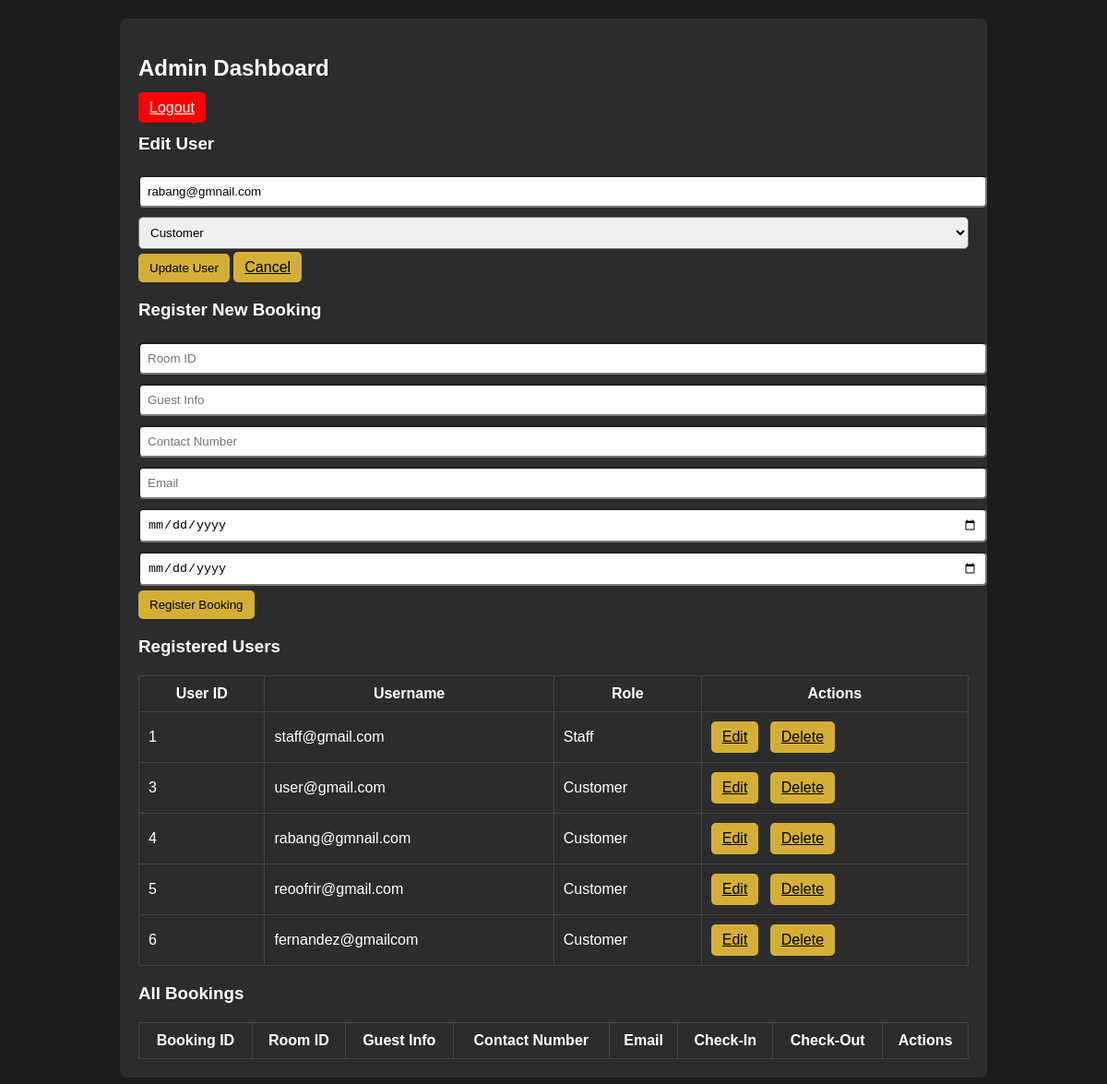
Screenshot of /admin_dashboard.php?edit_user=4 (signed in) with the database file from the repository.
### tables this page shows
CREATE TABLE `users` (
  `UserID` int(11) NOT NULL,
  `Username` varchar(50) NOT NULL,
  `Password` varchar(255) NOT NULL,
  `Role` enum('Staff','Customer') DEFAULT 'Customer'
);

### admin_dashboard.php (the view, shortened to what this page needs)
<?php
include 'db.php';
$editMode = false;
$editUsername = "";
$editRole = "";
if (isset($_GET['edit_user'])) {
    $editId = $_GET['edit_user'];
    $stmt = $conn->prepare("SELECT * FROM Users WHERE UserID = ?");
    $stmt->execute([$editId]);
    $editUser = $stmt->fetch(PDO::FETCH_ASSOC);
    if ($editUser) {
        $editUsername = $editUser['Username'];
        $editRole = $editUser['Role'];
        $editMode = true;
    }
}
$editBookingMode = false;
$editBooking = [];
$users = $conn->query("SELECT * FROM Users")->fetchAll(PDO::FETCH_ASSOC);
?>
<!DOCTYPE html>
<html>
<head>
</head>
<body>
    <div class="container">
        <h2>Admin Dashboard</h2>
        <a href="?logout=true" class="btn" style="background-color: red; color: white;">Logout</a>
        <h3><?php echo $editMode ? "Edit User" : "Register User"; ?></h3>
        <form method="POST">
            <input type="text" name="username" placeholder="Username" value="<?php echo htmlspecialchars($editUsername); ?>" required>
            <select name="role" required>
                <option value="Customer" <?php if ($editRole === "Customer") echo "selected"; ?>>Customer</option>
            </select>
            <?php if ($editMode): ?>
                <button class="btn" type="submit" name="update_user">Update User</button>
                <a class="btn" href="admin_dashboard.php">Cancel</a>
            <?php else: ?>
                <button class="btn" type="submit" name="register_user">Register</button>
            <?php endif; ?>
        </form>
        <h3><?php echo $editBookingMode ? "Edit Booking" : "Register New Booking"; ?></h3>
        <form method="POST">
            <input type="text" name="room_id" placeholder="Room ID" value="<?php echo $editBookingMode ? htmlspecialchars($editBooking['RoomID']) : ''; ?>" required>
            <input type="text" name="guest_info" placeholder="Guest Info" value="<?php echo $editBookingMode ? htmlspecialchars($editBooking['GuestInfo']) : ''; ?>" required>
            <input type="text" name="contact_number" placeholder="Contact Number" value="<?php echo $editBookingMode ? htmlspecialchars($editBooking['ContactNumber']) : ''; ?>" required>
            <input type="email" name="email" placeholder="Email" value="<?php echo $editBookingMode ? htmlspecialchars($editBooking['Email']) : ''; ?>" required>
            <input type="date" name="check_in" value="<?php echo $editBookingMode ? htmlspecialchars($editBooking['CheckIn']) : ''; ?>" required>
            <input type="date" name="check_out" value="<?php echo $editBookingMode ? htmlspecialchars($editBooking['CheckOut']) : ''; ?>" required>
            <?php if ($editBookingMode): ?>
                <input type="hidden" name="booking_id" value="<?php echo $editBooking['BookingID']; ?>">
                <button class="btn" type="submit" name="update_booking">Update Booking</button>
                <a class="btn" href="admin_dashboard.php">Cancel</a>
            <?php else: ?>
                <button class="btn" type="submit" name="register_booking">Register Booking</button>
            <?php endif; ?>
        </form>
        <h3>Registered Users</h3>
        <table>
            <tr>
                <th>User ID</th>
                <th>Username</th>
                <th>Role</th>
                <th>Actions</th>
            </tr>
            <?php foreach ($users as $user): ?>
                <tr>
                    <td><?php echo $user['UserID']; ?></td>
                    <td><?php echo htmlspecialchars($user['Username']); ?></td>
                    <td><?php echo htmlspecialchars($user['Role']); ?></td>
                    <td>
                        <a class="btn btn-action" href="?edit_user=<?php echo $user['UserID']; ?>">Edit</a>
                        <a class="btn btn-action" href="?delete_user=<?php echo $user['UserID']; ?>" onclick="return confirm('Are you sure you want to delete this user?');">Delete</a>
                    </td>
                </tr>
            <?php endforeach; ?>
        </table>
        <h3>All Bookings</h3>
        <table>
            <tr>
                <th>Booking ID</th>
                <th>Room ID</th>
                <th>Guest Info</th>
                <th>Contact Number</th>
                <th>Email</th>
                <th>Check-In</th>
                <th>Check-Out</th>
                <th>Actions</th>
            </tr>
        </table>
    </div>
</body>
</html>

### admin_dashboard.php (style rules this page uses)
body { font-family: Arial, sans-serif; background-color: #1c1c1c; color: #fff; margin: 0; padding: 20px; }
.container { max-width: 900px; margin: auto; background-color: #2c2c2c; padding: 20px; border-radius: 8px; }
table { width: 100%; border-collapse: collapse; margin-top: 20px; }
th, td { padding: 10px; border: 1px solid #444; }
.btn { padding: 8px 12px; background-color: #d4af37; color: #000; border: none; border-radius: 5px; cursor: pointer; }
input, select { width: 100%; padding: 8px; margin: 5px 0; border-radius: 5px; }
.btn-action { margin-right: 8px; display: inline-block; }

### rows the page displays
users: username "rabang@gmnail.com", role "Customer", UserID "4", Username "rabang@gmnail.com", Role "Customer"
users: UserID "1", Username "staff@gmail.com", Role "Staff"
users: UserID "3", Username "user@gmail.com", Role "Customer"
users: UserID "5", Username "reoofrir@gmail.com", Role "Customer"
users: UserID "6", Username "fernandez@gmailcom", Role "Customer"
